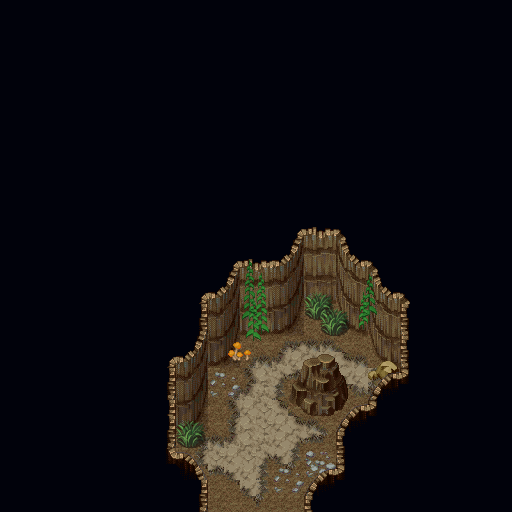

The image is a tile-based game level rendered from a .tmx file. Its description and source (layers, tilesets, objects; grid data summarised) follow:
An orthogonal 32x32 tile map with 16x16 px tiles, 9 tile layers (Ground, Dirt, Side walls, Rock walls, ...), 7 tilesets.

<map version="1.2" tiledversion="1.3.5" orientation="orthogonal" renderorder="left-up" width="32" height="32" tilewidth="16" tileheight="16" infinite="0" nextlayerid="16" nextobjectid="1">
 <tileset firstgid="1" source="Tilesets/VS Dungeon Set 01/_Tiled_Hanzo-Dungeon01VS.tsx" />
 <tileset firstgid="1025" source="Tilesets/VS Dungeon Set 01/_Tiled_AT-A5-DungeonVX01-Ground.tsx" />
 <tileset firstgid="1033" source="Tilesets/VS Dungeon Set 01/_Tiled_AT-A2-DungeonVX01-GroundTiles.tsx" />
 <tileset firstgid="1177" source="Tilesets/VS Cliff Set 01/Tiled/Hanzo-CliffSet02VS-1.tsx" />
 <tileset firstgid="2201" source="Tilesets/VS Dungeon Set 02/Hanzo-Dungeon02VSb.tsx" />
 <tileset firstgid="3225" source="Tilesets/VS Ruins Town/Hanzo-RuinsTown01VScopy.tsx" />
 <tileset firstgid="4249" source="Tilesets/VS Cliff Set 02/Hanzo-CliffSet02VS-2.tsx" />
 <group id="3" name="Layer 1">
  <layer id="1" name="Ground" width="32" height="32">
   <data>[1024 cells, 152 non-empty, 4 distinct tile ids]</data>
  </layer>
  <layer id="13" name="Dirt" width="32" height="32">
   <data>[1024 cells, 70 non-empty, 23 distinct tile ids]</data>
  </layer>
  <layer id="8" name="Side walls" width="32" height="32">
   <data>[1024 cells, 55 non-empty, 18 distinct tile ids]</data>
  </layer>
  <layer id="9" name="Rock walls" width="32" height="32">
   <data>[1024 cells, 56 non-empty, 24 distinct tile ids]</data>
  </layer>
  <layer id="14" name="BackObstacles" width="32" height="32">
   <data>[1024 cells, 48 non-empty, 44 distinct tile ids]</data>
  </layer>
  <layer id="12" name="Obstacles" width="32" height="32">
   <data>[1024 cells, 0 non-empty, 0 distinct tile ids]</data>
  </layer>
  <layer id="15" name="FrontObstacles" width="32" height="32">
   <data>[1024 cells, 20 non-empty, 20 distinct tile ids]</data>
  </layer>
 </group>
 <group id="4" name="Layer 2">
  <layer id="11" name="Rock (void)" width="32" height="32">
   <data>[1024 cells, 809 non-empty, 4 distinct tile ids]</data>
  </layer>
  <layer id="7" name="Walls" width="32" height="32">
   <data>[1024 cells, 16 non-empty, 8 distinct tile ids]</data>
  </layer>
 </group>
</map>
